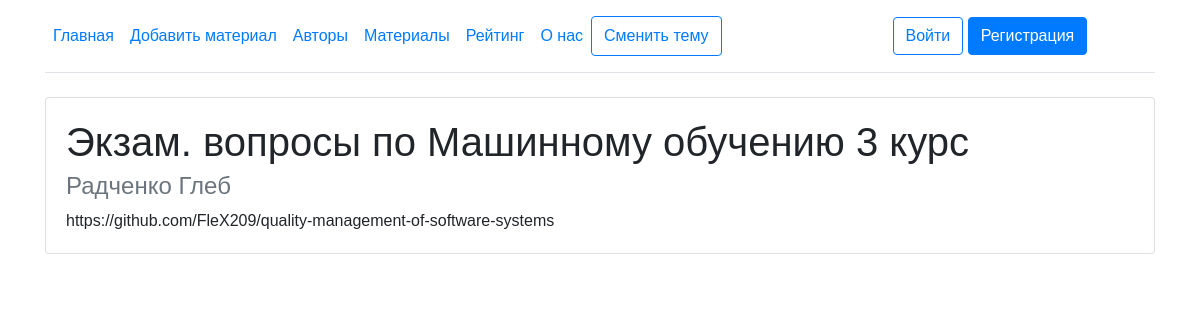
/materials/8/, run on the app's committed database.
### main/models.py (models this page shows, shortened)
class Task(models.Model):
    title = models.CharField('Название', max_length=50)
    author = models.CharField('ФИО', max_length=50)
    task = models.TextField('Описание')
    class Meta:
        verbose_name = 'Задача'
        verbose_name_plural = 'Задачи'

### main/views.py (the view)
# urls.py: path('materials/<int:task_id>/', views.material_detail, name='material_detail'),
def material_detail(request, task_id):
    task = get_object_or_404(Task, id=task_id)
    return render(request, 'main/material_detail.html', {'title': task.title, 'task': task})

### main/templates/main/material_detail.html (shortened to what this page needs)
{% extends 'main/base.html' %}
{% block content %}
    <div class="container mt-4">
        <div class="card">
            <div class="card-body">
                <h1 class="card-title">{{ task.title }}</h1>
                <h4 class="card-subtitle mb-2 text-muted">{{ task.author }}</h4>
                <p class="card-text">{{ task.task }}</p>
            </div>
        </div>
    </div>
{% endblock %}

### main/templates/main/base.html (style rules this page uses)
body { font-family: Arial, sans-serif; transition: background-color 0.3s ease; }

### data on the page
Task: title "Экзам. вопросы по Машинному обучению 3 курс", author "Радченко Глеб", task "https://github.com/FleX209/quality-management-of-software-systems"
